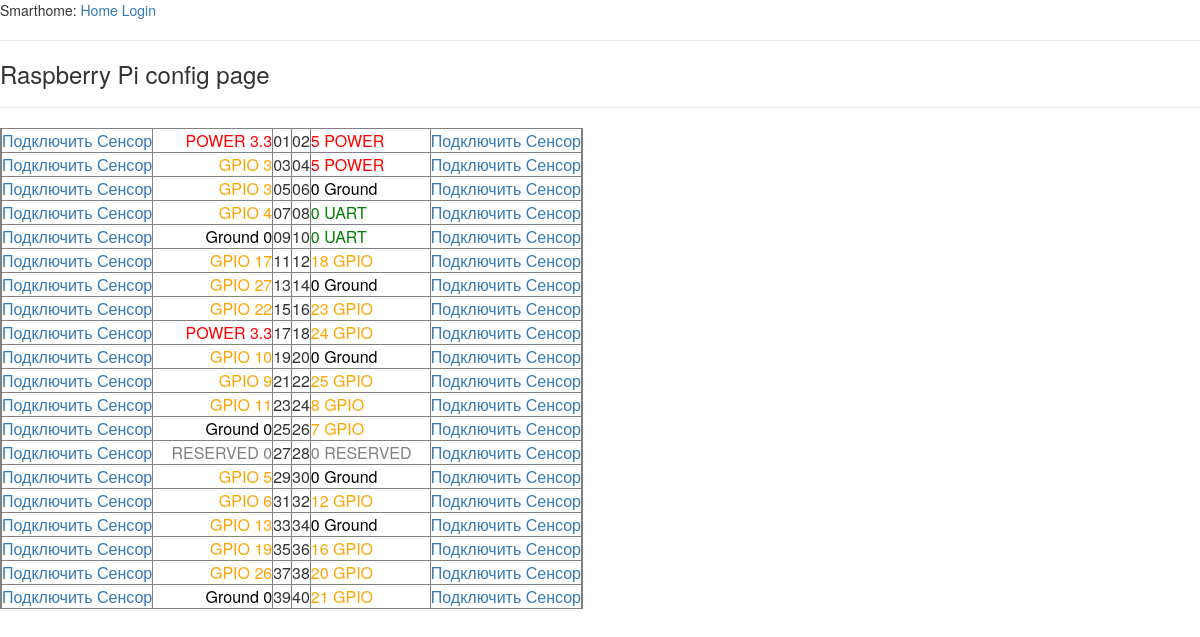
The page /rasp on the database as committed earlier.
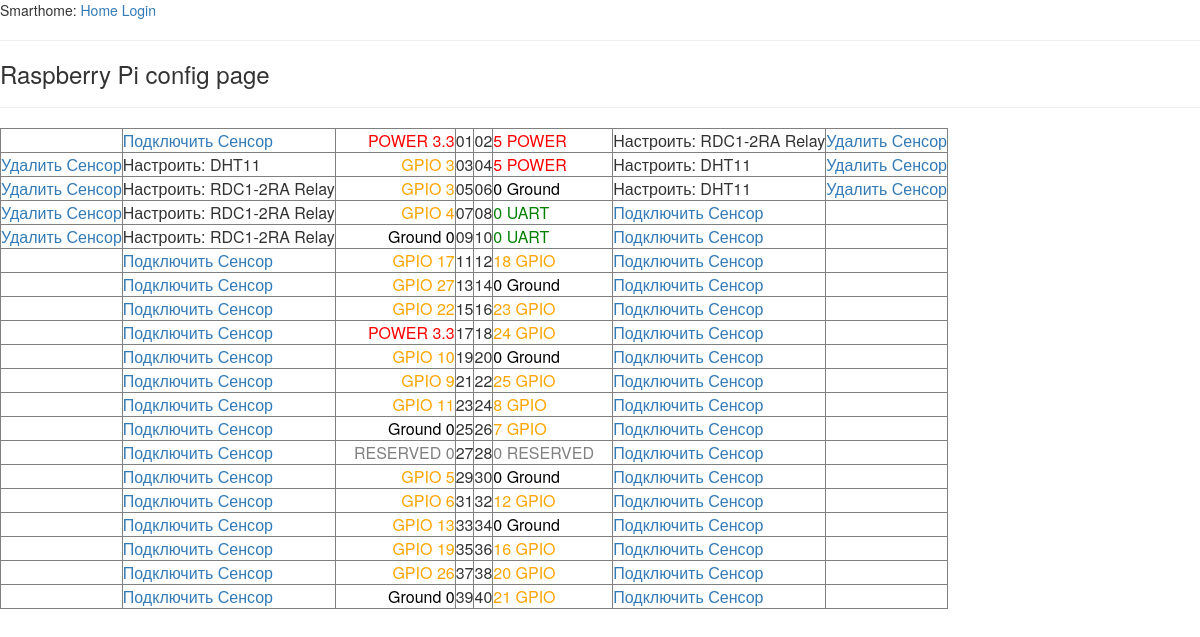
The same page on the database as committed later.
### app/models.py (models this page shows, shortened)
class Raspb3BPins(db.Model): #User
    id = db.Column(db.Integer, primary_key = True)
    type = db.Column(db.String(24))
    number = db.Column(db.String(8))
    pin_info = db.Column(db.String(140))
    connected = db.relationship('Sensors', backref = 'conpin')

class Sensors(db.Model): #Post
    id = db.Column(db.Integer, primary_key = True)
    name = db.Column(db.String(140))
    raspin_id = db.Column(db.Integer, db.ForeignKey('raspb3_b_pins.id'))

### app/views.py (the view)
@app.route('/rasp')
def rasp():
    pins = Raspb3BPins.query
    sens = Sensors.query
    return render_template('rasp/rsettings.html', title='Raspberry Pi config page', pins = pins, sens = sens)#, sens = sens)

### app/views.py (called while the page is built)
@app.before_request
def before_request():
    g.user = current_user
    if g.user.is_authenticated:
        g.user.last_seen = datetime.utcnow()
        db.session.add(g.user)
        db.session.commit()
        g.search_form = SearchForm()

@app.after_request
def after_request(response):
    for query in get_debug_queries():
        if query.duration >= app.config['DATABASE_QUERY_TIMEOUT']:
            app.logger.warning("SLOW QUERY: %s\nParameters: %s\nDuration: %fs\nContext: %s\n" % (query.statement, query.parameters, query.duration, query.context))
    return response

### app/templates/rasp/rsettings.html
{% extends "base.html" %}
{% block content %}
<h3>{{title}}</h3>
<hr>
{% include 'rasp/raspbins.html' %}
{% endblock %}

### app/templates/base.html (shortened to what this page needs)
<html>
  <head>
<link rel="stylesheet" href="{{ url_for('static', filename='css/bootstrap.css') }}">
<link rel="stylesheet" href="{{ url_for('static', filename='css/bootstrap-theme.css') }}">
  </head>
  <body >
      <div>
        Smarthome:
        <a href="{{ url_for('index') }}">Home</a>
        {% if current_user.is_anonymous %}
        <a href="{{ url_for('login') }}">Login</a>
        {% endif %}
    </div>
    <hr>
    {% block content %}{% endblock %}
  </body>
</html>

### app/templates/rasp/raspbins.html (shortened to what this page needs)
{% set a = {'0':'POWER',
'1':'Ground',
'2':'GPIO',
'3':'UART',
'4':'RESERVED',
}
%}
{% set ca = {'0':'red',
'1':'black',
'2':'orange',
'3':'green',
'4':'gray',
}
%}
<table border='1'>
{%for pin in pins%}
	{% if pin.id % 2 %}
	<tr>
		<td>{% if sens.filter_by(raspin_id = pin.id).first().conpin %}<a href="{{url_for('pin_delconnect', sensid = sens.filter_by(raspin_id = pin.id).first().id)}}">Удалить Сенсор</a>{% endif %}</td>
	    <td>{% if not sens.filter_by(raspin_id = pin.id).first().conpin %}<a href="{{url_for('pin_connect', pin_id = pin['id'])}}">Подключить Сенсор</a>{% else %}Настроить: {{ sens.filter_by(raspin_id = pin.id).first().name }}{% endif %}</td>
	    <td align='right' style="color:{{ca[pin.type]}}; width:120px; ">{{a[pin.type]}} {{pin.number}}</td>
	    <td style="width:10px;"> {% if pin['id'] < 10 %}
			{{ [0,pin.id]|join("") }}
			{% else %}
			{{pin.id}}
			{% endif %}
		</td>
	{% endif %}
	{% if pin.id % 2 == 0 %}
	    <td style="width:10px;">{% if pin.id < 10 %}
			{{ [0,pin.id]|join("") }}
			{% else %}
			{{pin.id}}
			{% endif %}
		</td>
	    <td align="left" style="color:{{ca[pin.type]}}; width:120px;">{{pin.number}} {{a[pin.type]}}</td>
	    <td>{% if not sens.filter_by(raspin_id = pin.id).first().conpin %}<a href="{{url_for('pin_connect', pin_id = pin.id)}}">Подключить Сенсор</a>{% else %}Настроить: {{ sens.filter_by(raspin_id = pin.id).first().name }}{% endif %}</td>
	    <td>{% if sens.filter_by(raspin_id = pin.id).first().conpin %}<a href="{{url_for('pin_delconnect', sensid = sens.filter_by(raspin_id = pin.id).first().id)}}">Удалить Сенсор</a>{% endif %}</td>
	</tr>
	{% endif %}
{% endfor %}
</table>

Rows that differ between the two databases and show on the page:
shown differently, row unchanged: Raspb3BPins "02": filter_by (not shown) → "RDC1-2RA Relay"; text "Подключить Сенсор" → "Настроить: Удалить Сенсор"
computed for Raspb3BPins "03": text "Подключить Сенсор" → "Удалить Сенсор Настроить:"
added Sensors: filter_by "DHT11"
computed for Raspb3BPins "04": text "Подключить Сенсор" → "Настроить: Удалить Сенсор"
added Sensors: filter_by "DHT11"
computed for Raspb3BPins "05": text "Подключить Сенсор" → "Удалить Сенсор Настроить:"
added Sensors: filter_by "RDC1-2RA Relay"
computed for Raspb3BPins "06": text "Подключить Сенсор" → "Настроить: Удалить Сенсор"
added Sensors: filter_by "DHT11"
computed for Raspb3BPins "07": text "Подключить Сенсор" → "Удалить Сенсор Настроить:"
added Sensors: filter_by "RDC1-2RA Relay"
computed for Raspb3BPins "09": text "Подключить Сенсор" → "Удалить Сенсор Настроить:"
added Sensors: filter_by "RDC1-2RA Relay"
